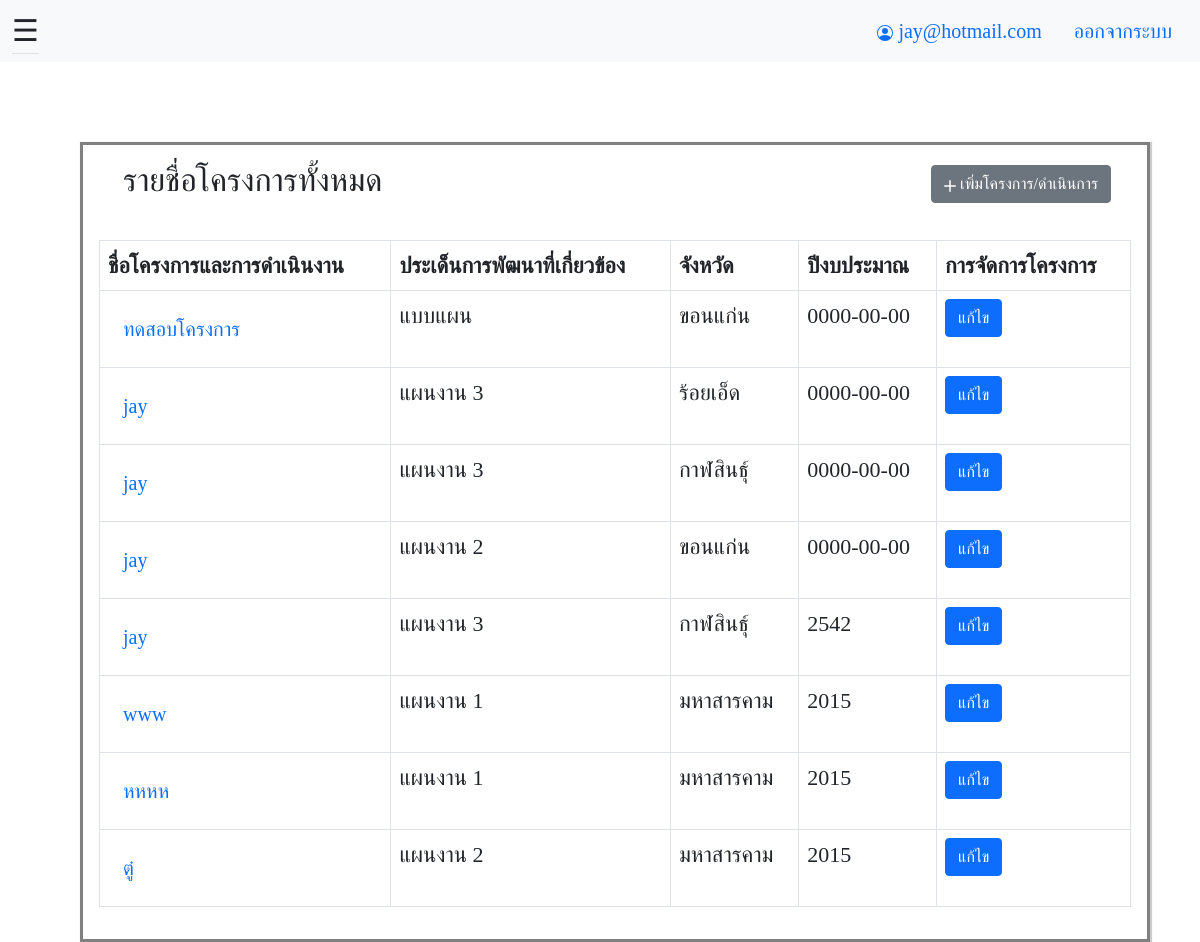
The page /index/index.php (signed in) on the database as committed earlier.
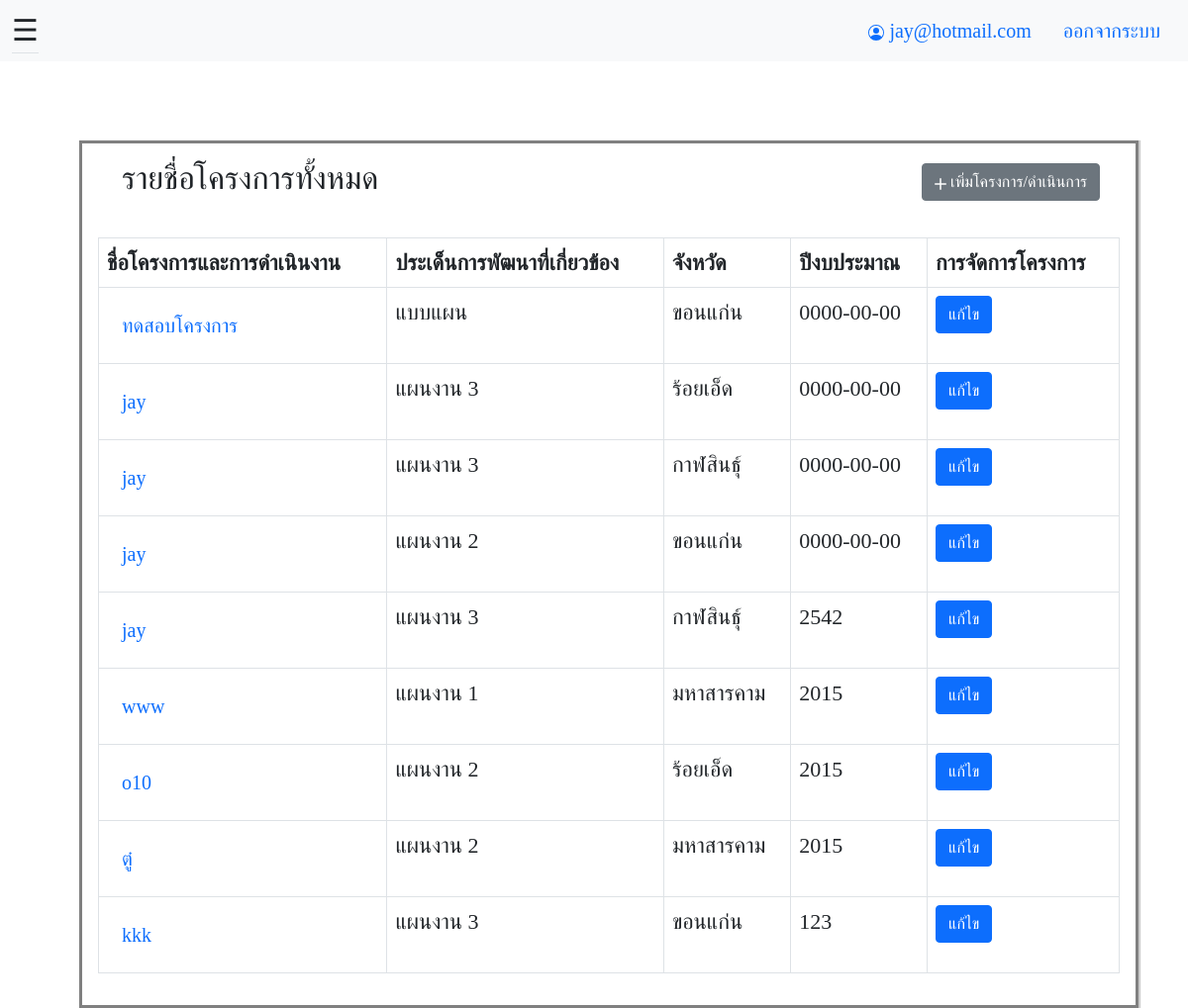
The same page on the database as committed later.
### tables this page shows
CREATE TABLE `project` (
  `project_id` int(11) NOT NULL,
  `project_name` varchar(100) NOT NULL,
  `development_subject` varchar(200) NOT NULL,
  `project_roadmap` varchar(100) NOT NULL,
  `project_main` varchar(100) NOT NULL,
  `project_sub` varchar(100) NOT NULL,
  `operation_type` varchar(200) NOT NULL,
  `project_code` varchar(100) NOT NULL,
  `use_budget` varchar(200) NOT NULL,
  `budget_year` varchar(200) NOT NULL,
  `institution` varchar(100) NOT NULL,
  `province` varchar(100) NOT NULL,
  `target_user` varchar(100) NOT NULL,
  `project_objective` varchar(200) NOT NULL,
  `project_result` varchar(200) NOT NULL,
  `project_additional` varchar(200) NOT NULL,
  `budget_province_plan` int(11) DEFAULT NULL,
  `budget_province_receive` int(11) DEFAULT NULL,
  `budget_province_use` int(11) DEFAULT NULL,
  `budget_department_plan` int(11) DEFAULT NULL,
  `budget_department_receive` int(11) DEFAULT NULL,
  `budget_department_use` int(11) DEFAULT NULL,
  `budget_local_plan` int(11) DEFAULT NULL,
  `budget_local_receive` int(11) DEFAULT NULL,
  `budget_local_use` int(11) DEFAULT NULL,
  `budget_private_plan` int(11) DEFAULT NULL,
  `budget_private_receive` int(11) DEFAULT NULL,
  `budget_private_use` int(11) DEFAULT NULL,
  `user_id` int(11) NOT NULL
);

### index/index.php (the view, shortened to what this page needs)
<!DOCTYPE html>
<html lang="en">
<head>
  <?php include "../connect.php" ?>
</head>
<body>
  <?php
  $stmt = $pdo->prepare("SELECT * FROM project");
  $stmt->execute();
  ?>
  <header>
    <nav class="navbar navbar-expand-lg navbar-light bg-light">
      <div class="container-fluid">
        <ul class="nav nav-tabs">
          <li class="nav-item">
            <span clss="marginle" style="font-size:30px;cursor:pointer" onclick="openNav()">&#9776; </span>
          </li>
        </ul>
        <ul class="nav justify-content-end">
          <li class="nav-item">
              <a class=nav-link active aria-current="page"> <?php echo $_COOKIE["user_email"]; ?></a>
        </li>
          <li class="nav-item">
            <a class="nav-link active" aria-current="page" href="../login/index.php">ออกจากระบบ</a>
          </li>
        </ul>
  </header>
  <div id="main" class="main bd-main order-1">
    <div class="bd-intro ps-lg-4">
      <div class="d-md-flex flex-md-row-reverse align-items-center justify-content-between">
        <a class="btn btn-secondary" href="add_project.php" title="add_project" rel="noopener" style="margin-right: 20px;"><svg xmlns="http://www.w3.org/2000/svg" width="12" height="12" fill="currentColor" class="bi bi-plus-lg" viewBox="0 0 16 16">
            <path d="M8 0a1 1 0 0 1 1 1v6h6a1 1 0 1 1 0 2H9v6a1 1 0 1 1-2 0V9H1a1 1 0 0 1 0-2h6V1a1 1 0 0 1 1-1z" />
          </svg> เพิ่มโครงการ/ดำเนินการ </a>
        <h2 class="bd-title" id="content">รายชื่อโครงการทั้งหมด</h2>
      </div>
    </div>
    <br>
    <table class="table table-bordered">
      <thead>
        <tr>
          <th scope="col">ชื่อโครงการและการดำเนินงาน</th>
          <th scope="col">ประเด็นการพัฒนาที่เกี่ยวข้อง</th>
          <th scope="col">จังหวัด</th>
          <th scope="col">ปีงบประมาณ</th>
          <th scope="col">การจัดการโครงการ</th>
        </tr>
        <?php while ($row = $stmt->fetch()) { ?>
      </thead>
      <tbody>
        <tr>
          <td><a class="text-primary decoration-none" href="detail.php?project_id=<?=$row["project_id"] ?>"> <?= $row["project_name"] ?></a> </td>
          <td><?= $row["project_roadmap"] ?></td>
          <td><?= $row["province"] ?></td>
          <td><?= $row["budget_year"] ?></td>
          <td><a class="btn btn-primary" href="edit_project.php?project_id=<?= $row["project_id"] ?>">แก้ไข</a></td>
        </tr>
      </tbody>
    <?php } ?>
    </table>
  </div>
</body>
</html>

### connect.php (shortened to what this page needs)
<!DOCTYPE html>
<html lang="en">
<head>
    <link href="../bootstrap-5.1.0-dist/css/bootstrap.min.css" rel="stylesheet">
    <link href="/web_project/index/StyleIndex.css" rel="stylesheet">
</head>
<body>
</body>
</html>
<html>
<body></body>
</html>

### index/StyleIndex.css (style rules this page uses)
body { font-family: myFirstFont; font-size: 22px; margin-top: 0px; width: auto; margin-left: auto; margin-right: auto; }
div.main { margin-top: 80px; margin-left: 80px; margin-right: 50px; width: auto; position: relative; height: fit-content; border: 3px solid gray; box-shadow: 1px 1px 1px 1px #ccc; }
div a { text-decoration: none; color: white; font-size: 20px; padding: 15px; display:inline-block; }
ul { display: inline; margin: 0; padding: 0; }
ul li { display: inline-block; }
#main { transition: margin-left .5s; padding: 16px; }

Rows that differ between the two databases and show on the page:
changed project (number 7 of 9 on the later page): project_name "หหหห" → "o10"; project_roadmap "แผนงาน 1" → "แผนงาน 2"; province "มหาสารคาม" → "ร้อยเอ็ด"
added project: project_name "kkk", project_roadmap "แผนงาน 3", province "ขอนแก่น", budget_year "123"
